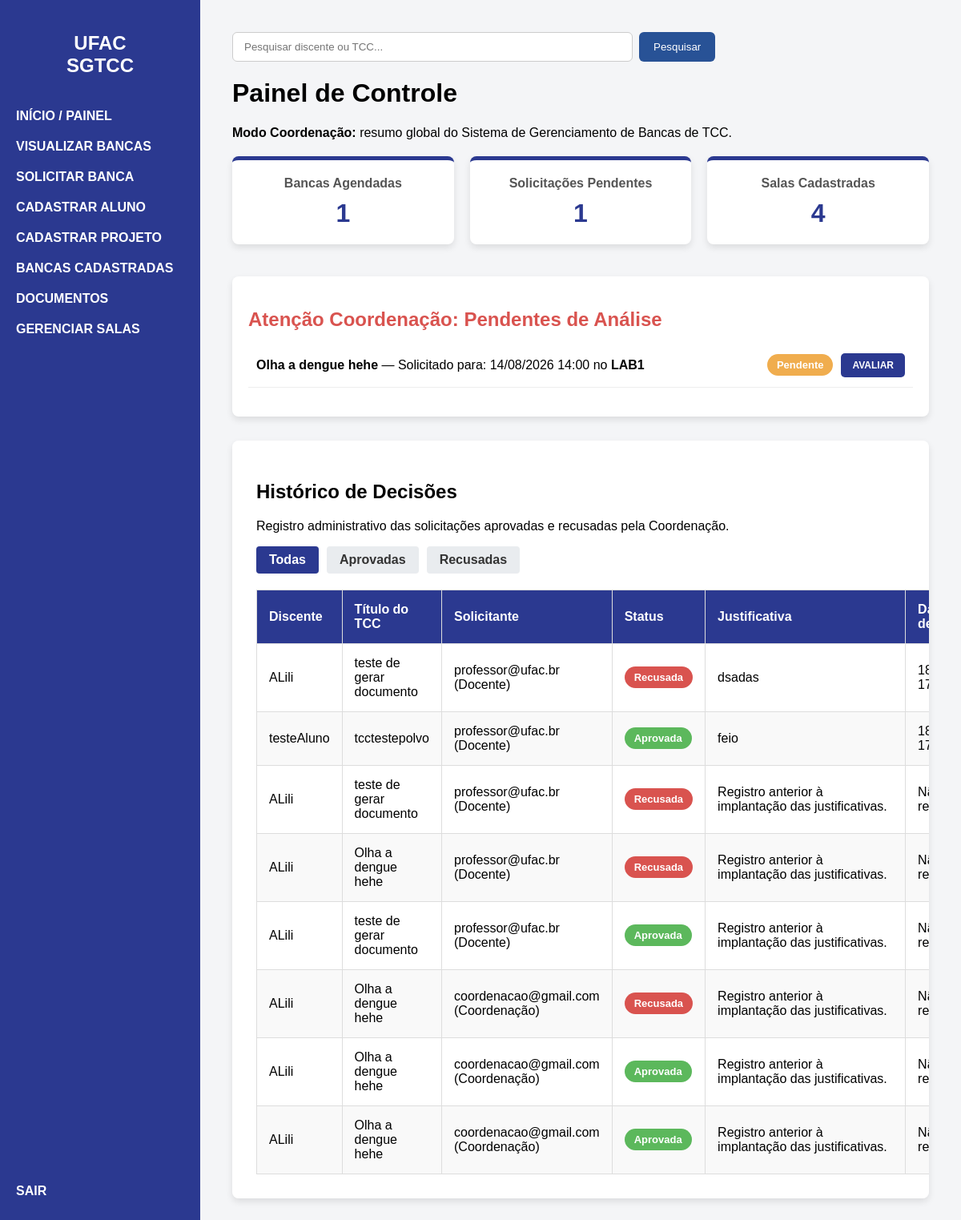
Before: /dashboard/ (signed in) with the older database file.
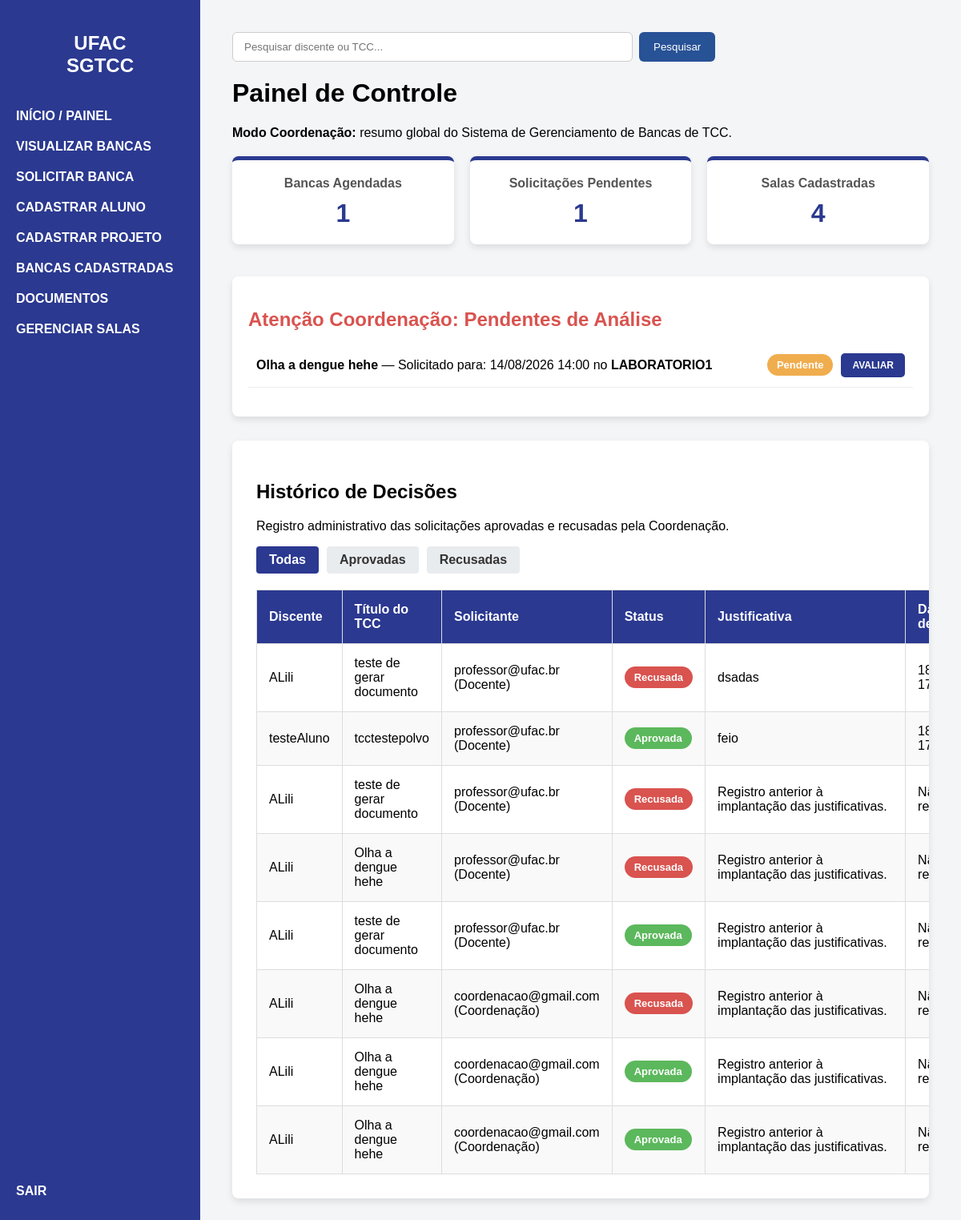
After: the same page with the newer database file.
### bancasapp/models.py (models this page shows, shortened)
class SolicitacaoAgendamento(models.Model):
    STATUS_SOLICITACAO = (
        ('EM_ANÁLISE', 'Em Análise'),
        ('APROVADA', 'Aprovada'),
        ('RECUSADA', 'Recusada'),
    )
    usuario_solicitante = models.ForeignKey(
        pUsuario,
        on_delete=models.CASCADE,
        related_name='solicitacoes_enviadas'
    )
    projeto_tcc = models.ForeignKey(
        ProjetoTCC,
        on_delete=models.CASCADE
    )
    espaco = models.ForeignKey(
        EspacoFisico,
        on_delete=models.PROTECT
    )
    opcao_data_inicio = models.DateTimeField()
    opcao_data_fim = models.DateTimeField()
    status = models.CharField(
        max_length=15,
        choices=STATUS_SOLICITACAO,
        default='EM_ANÁLISE'
    )
    data_solicitacao = models.DateTimeField(
        default=timezone.now,
        editable=False
    )
    data_decisao = models.DateTimeField(
        null=True,
        blank=True,
        editable=False
    )
    decidida_por = models.ForeignKey(
        User,
        on_delete=models.SET_NULL,
        null=True,
        blank=True,
        related_name='solicitacoes_decididas',
        editable=False
    )
    motivo_decisao = models.TextField(
        blank=True
    )

class EspacoFisico(models.Model):
    nome = models.CharField(
        max_length=255
    )
    ativo = models.BooleanField(
        default=True
    )
    class Meta:
        ordering = ['nome']
        verbose_name = 'Espaço físico'
        verbose_name_plural = 'Espaços físicos'

class ProjetoTCC(models.Model):
    STATUS_TIPO = (
        ('EM_ANÁLISE', 'Em Análise'),
        ('APROVADO', 'Aprovado'),
        ('RECUSADA', 'Recusada'),
    )
    titulo = models.CharField(max_length=255)
    resumo = models.TextField()
    semestre_letivo = models.CharField(max_length=6)
    discente = models.ForeignKey(Discente, on_delete=models.CASCADE)
    status = models.CharField(max_length=15, choices=STATUS_TIPO, default='EM_ANÁLISE')

### bancasapp/views.py (the view, shortened to what this page needs)
# urls.py: path('dashboard/', views.dashboard, name='dashboard'),
@usuario_interno_required
def dashboard(request):
    is_coordenacao = usuario_e_coordenacao(
        request.user
    )
    historico_decisoes = None
    status_historico = ''
    if is_coordenacao:
        total_bancas = BancaTCC.objects.count()
        total_pendentes = (
            SolicitacaoAgendamento.objects.filter(
                status='EM_ANÁLISE'
            ).count()
        )
        ultimos_pedidos = (
            SolicitacaoAgendamento.objects
            .select_related(
                'projeto_tcc',
                'projeto_tcc__discente',
                'espaco',
                'usuario_solicitante',
                'usuario_solicitante__usuario'
            )
            .filter(
                status='EM_ANÁLISE'
            )
            .order_by('-data_solicitacao', '-id')[:5]
        )
        status_historico = (
            request.GET.get('historico', '').strip()
        )
        if status_historico not in [
            'APROVADA',
            'RECUSADA'
        ]:
            status_historico = ''
        historico_queryset = (
            SolicitacaoAgendamento.objects
            .select_related(
                'projeto_tcc',
                'projeto_tcc__discente',
                'espaco',
                'usuario_solicitante',
                'usuario_solicitante__usuario',
                'decidida_por',
            )
            .exclude(
                status='EM_ANÁLISE'
            )
            .order_by(
                '-data_decisao',
                '-id'
            )
        )
        if status_historico:
            historico_queryset = (
                historico_queryset.filter(
                    status=status_historico
                )
            )
        paginador = Paginator(
            historico_queryset,
            10
        )
        numero_pagina = request.GET.get('pagina')
        historico_decisoes = paginador.get_page(
            numero_pagina
        )
    total_salas = EspacoFisico.objects.count()
    contexto = {
        'total_bancas': total_bancas,
        'total_pendentes': total_pendentes,
        'total_salas': total_salas,
        'is_coordenacao': is_coordenacao,
        'ultimos_pedidos': ultimos_pedidos,
        'historico_decisoes': historico_decisoes,
        'status_historico': status_historico,
    }
    return render(
        request,
        'dashboard.html',
        contexto
    )

### bancasapp/models.py (called while the page is built)
    def __str__(self):
        nome_exibicao = self.usuario.get_full_name()
        if not nome_exibicao:
            nome_exibicao = self.usuario.username
        return f"{nome_exibicao} ({self.get_perfil_display()})"

### bancasapp/permissions.py (called while the page is built, shortened)
def usuario_e_coordenacao(user):
    if not user.is_authenticated:
        return False
    return (
        user.is_superuser
        or pUsuario.objects.filter(
            usuario=user,
            perfil='COORDENACAO'
        ).exists()
    )

def usuario_interno_required(view_func):
    @login_required(login_url='login')
    @wraps(view_func)
    def wrapper(request, *args, **kwargs):
        usuario_permitido = (
            usuario_e_coordenacao(request.user)
            or usuario_e_docente(request.user)
        )
        if usuario_permitido:
            return view_func(request, *args, **kwargs)
    return wrapper

### templates/dashboard.html (shortened to what the changed rows need)
{% extends 'base.html' %}
{% block content %}
<div class="dashboard-header">
    <h1>Painel de Controle</h1>
</div>
{% if is_coordenacao %}
    <div
        class="coordenacao-panel"
        style="
            margin-top: 40px;
            background-color: white;
            padding: 20px;
            border-radius: 8px;
            box-shadow: 0 4px 8px rgba(0,0,0,0.1);
        "
    >
        <h2 style="color: #d9534f; margin-bottom: 15px;">
            Atenção Coordenação: Pendentes de Análise
        </h2>
        {% if ultimos_pedidos %}
            <ul style="list-style: none; padding: 0;">
                {% for pedido in ultimos_pedidos %}
                    <li
                        style="
                            padding: 12px 10px;
                            border-bottom: 1px solid #eee;
                            display: flex;
                            justify-content: space-between;
                            align-items: center;
                            gap: 15px;
                            flex-wrap: wrap;
                        "
                    >
                        <span>
                            <strong>
                                {{ pedido.projeto_tcc.titulo }}
                            </strong>
                            — Solicitado para:
                            {{ pedido.opcao_data_inicio|date:"d/m/Y H:i" }}
                            no
                            <strong>
                                {{ pedido.espaco.nome }}
                            </strong>
                        </span>
                        <div
                            style="
                                display: flex;
                                align-items: center;
                                gap: 10px;
                            "
                        >
                            <span class="status-badge status-analise">
                                Pendente
                            </span>
                            <a
                                href="{% url 'avaliar_solicitacao' pedido.id %}"
                                style="
                                    text-decoration: none;
                                    background-color: #2b3990;
                                    color: white;
                                    padding: 8px 14px;
                                    border-radius: 5px;
                                    font-size: 12px;
                                    font-weight: bold;
                                "
                            >
                                AVALIAR
                            </a>
                        </div>
                    </li>
                {% endfor %}
            </ul>
        {% else %}
            <p>
                Nenhuma solicitação aguardando análise no momento.
            </p>
        {% endif %}
    </div>
    <div
        class="table-container"
        style="margin-top: 30px;"
    >
        <h2>Histórico de Decisões</h2>
        {% if historico_decisoes %}
            <table>
                <thead>
                    <tr>
                        <th>Discente</th>
                        <th>Título do TCC</th>
                        <th>Solicitante</th>
                        <th>Status</th>
                        <th>Justificativa</th>
                        <th>Data da decisão</th>
                    </tr>
                </thead>
            </table>
        {% else %}
            <p>
                Nenhuma decisão encontrada para o filtro selecionado.
            </p>
        {% endif %}
    </div>
{% endif %}
{% endblock %}

Changed rows visible on the page:
changed through a linked row, SolicitacaoAgendamento: espaco.nome "LAB1" → "LABORATORIO1"
